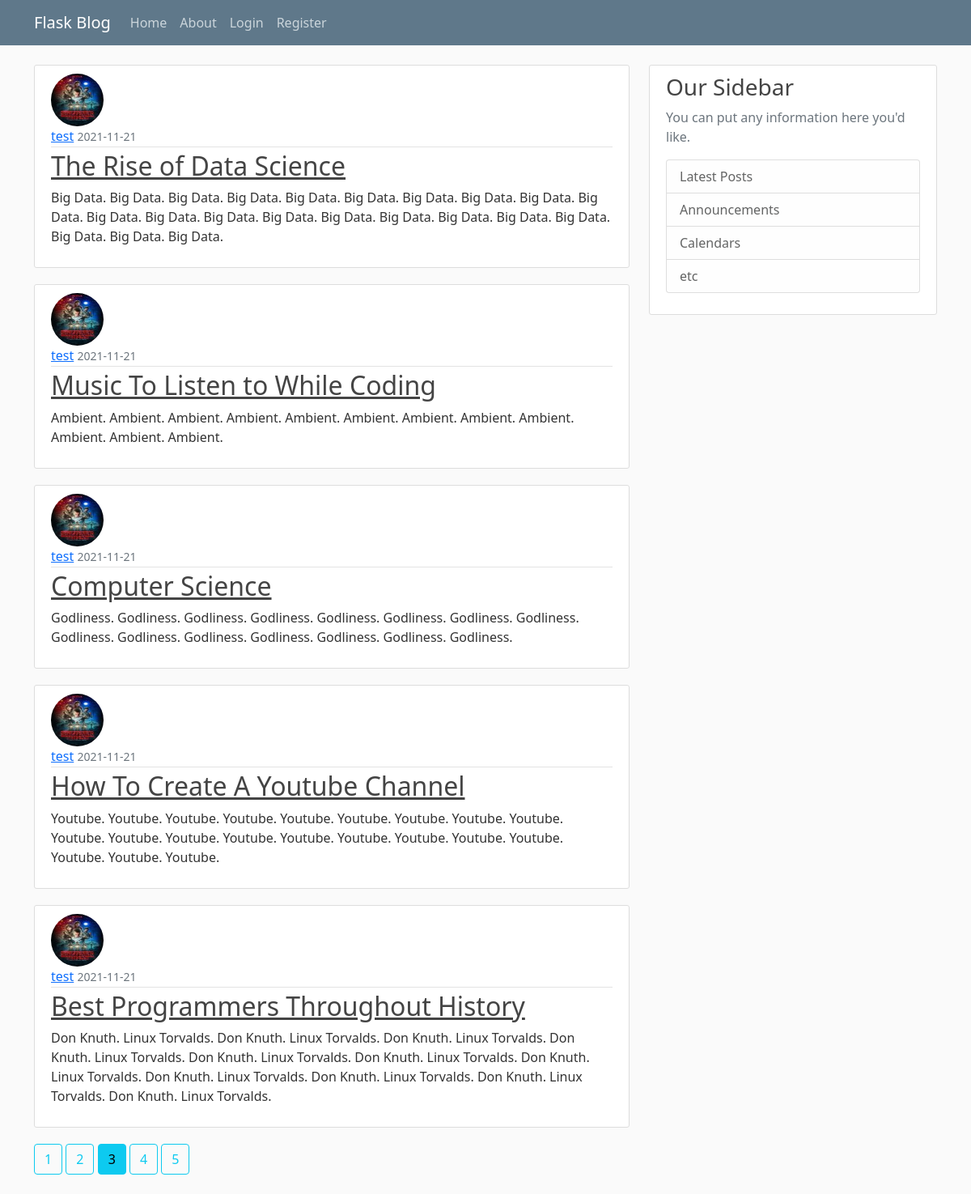
Screenshot of /home?page=3 with the database file from the repository.
### flaskblog/models.py (models this page shows, shortened)
class Post(flaskblog.db.Model):
    id = flaskblog.db.Column(flaskblog.db.Integer, primary_key=True)
    title = flaskblog.db.Column(flaskblog.db.String(100), nullable=False)
    date_posted = flaskblog.db.Column(
        flaskblog.db.DateTime, nullable=False, default=datetime.utcnow)
    content = flaskblog.db.Column(flaskblog.db.Text, nullable=False)
    user_id = flaskblog.db.Column(flaskblog.db.Integer, flaskblog.db.ForeignKey(
        "user.id"), nullable=False)

class User(flaskblog.db.Model, UserMixin):
    id = flaskblog.db.Column(flaskblog.db.Integer, primary_key=True)
    username = flaskblog.db.Column(
        flaskblog.db.String(20), unique=True, nullable=False)
    email = flaskblog.db.Column(
        flaskblog.db.String(120), unique=True, nullable=False)
    image_file = flaskblog.db.Column(
        flaskblog.db.String(20), nullable=False, default="default.jpg")  # going to be hashed
    password = flaskblog.db.Column(flaskblog.db.String(60), nullable=False)
    posts = flaskblog.db.relationship("Post", backref="author", lazy=True)

### flaskblog/main/routes.py (the view)
@main.route("/")
@main.route("/home")
def home() -> str:
    page = flask.request.args.get("page", 1, type=int)
    posts = Post.query.order_by(
        Post.date_posted.desc()).paginate(page=page, per_page=5)
    return flask.render_template("home.html", posts=posts)

### flaskblog/templates/home.html
{% extends "layout.html" %}
{% block content %}
  {% for post in posts.items %}
    <article class="media content-section">
      <img
        class="rounded-circle article-img"
        src="{{url_for('static', filename='profile_pics/' + post.author.image_file)}}"
      />
      <div class="media-body">
        <div class="article-metadata">
          <a class="mr-2" href="{{ url_for('users.user_posts', username=post.author.username) }}">{{ post.author.username }}</a>
          <small class="text-muted"
            >{{ post.date_posted.strftime("%Y-%m-%d") }}</small
          >
        </div>
        <h2><a class="article-title" href="{{url_for('posts.post', post_id=post.id)}}">{{ post.title }}</a></h2>
        <p class="article-content">{{ post.content }}</p>
      </div>
    </article>
  {% endfor %}
  {% for page_num in posts.iter_pages(left_edge=1, right_edge=1, left_current=1, right_current=2) %}
    {% if page_num %}
      {% if posts.page == page_num %}
        <a href="{{ url_for('main.home', page=page_num) }}" class="btn btn-info mb-4">{{ page_num }}</a>
      {% else %}
        <a href="{{ url_for('main.home', page=page_num) }}" class="btn btn-outline-info mb-4">{{ page_num }}</a>
      {% endif %}
    {% else %}
      ...
    {% endif %}
  {% endfor %}
{% endblock content %}

### flaskblog/static/main.css (style rules this page uses)
body { background: #fafafa; color: #333333; margin-top: 5rem; }
h1, h2, h3, h4, h5, h6 { color: #444444; }
.content-section { background: #ffffff; padding: 10px 20px; border: 1px solid #dddddd; border-radius: 3px; margin-bottom: 20px; }
.article-title { color: #444444; }
.article-content { white-space: pre-line; }
.article-img { height: 65px; width: 65px; margin-right: 16px; }
.article-metadata { padding-bottom: 1px; margin-bottom: 4px; border-bottom: 1px solid #e3e3e3 }

### rows the page displays
Post: image_file (picture), author.username "test", date_posted "2021-11-21", title "The Rise of Data Science", content "Big Data. Big Data. Big Data. Big Data. Big Data. Big Data. Big Data. Big Data. Big Data. Big Data. Big Data. Big Data. Big Data. Big Data. Big Data. Big Data. Big Data. Big Data. Big Data. Big Data. Big Data. Big Data."
Post: image_file (picture), author.username "test", date_posted "2021-11-21", title "Music To Listen to While Coding", content "Ambient. Ambient. Ambient. Ambient. Ambient. Ambient. Ambient. Ambient. Ambient. Ambient. Ambient. Ambient."
Post: image_file (picture), author.username "test", date_posted "2021-11-21", title "Computer Science", content "Godliness. Godliness. Godliness. Godliness. Godliness. Godliness. Godliness. Godliness. Godliness. Godliness. Godliness. Godliness. Godliness. Godliness. Godliness."
Post: image_file (picture), author.username "test", date_posted "2021-11-21", title "How To Create A Youtube Channel", content "Youtube. Youtube. Youtube. Youtube. Youtube. Youtube. Youtube. Youtube. Youtube. Youtube. Youtube. Youtube. Youtube. Youtube. Youtube. Youtube. Youtube. Youtube. Youtube. Youtube. Youtube."
Post: image_file (picture), author.username "test", date_posted "2021-11-21", title "Best Programmers Throughout History", content "Don Knuth. Linux Torvalds. Don Knuth. Linux Torvalds. Don Knuth. Linux Torvalds. Don Knuth. Linux Torvalds. Don Knuth. Linux Torvalds. Don Knuth. Linux Torvalds. Don Knuth. Linux Torvalds. Don Knuth. Linux Torvalds. Don Knuth. Linux Torvalds. Don Knuth. Linux Torvalds. Don Knuth. Linux Torvalds."

### other values shown
{{ page_num }} "1" "2" "4" "5"
{{ page_num }} "3"
